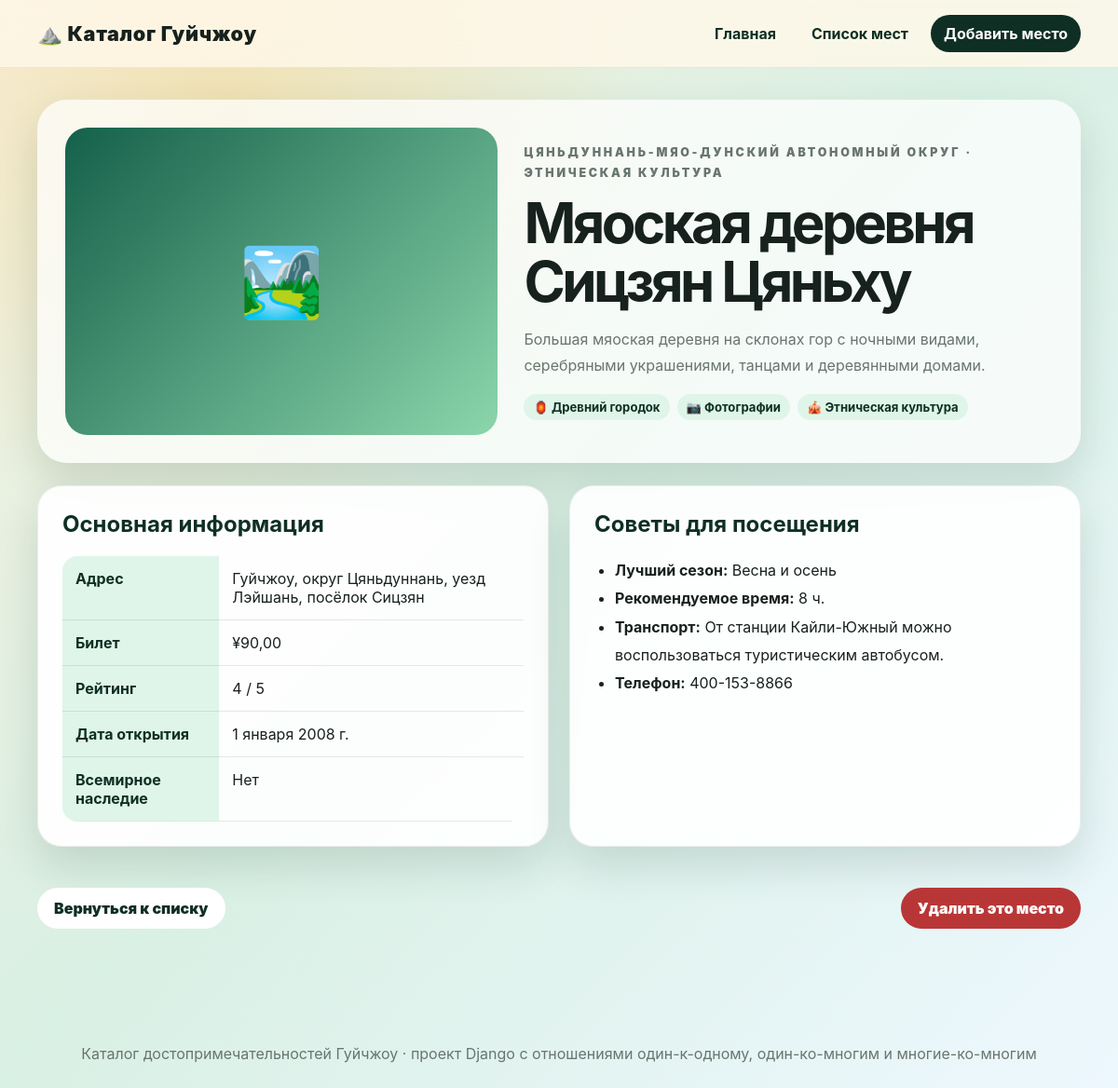
Page /spots/8/ on the committed database.
### catalog/models.py (models this page shows, shortened)
class ScenicSpot(models.Model):
    class Category(models.TextChoices):
        NATURE = "nature", "Природный ландшафт"
        CULTURE = "culture", "Исторический городок"
        WATERFALL = "waterfall", "Водопады и ущелья"
        CAVE = "cave", "Пещеры и карст"
        ETHNIC = "ethnic", "Этническая культура"
    name = models.CharField("Название достопримечательности", max_length=120)
    region = models.ForeignKey(
        Region,
        verbose_name="Район",
        related_name="spots",
        on_delete=models.PROTECT,
    )
    features = models.ManyToManyField(
        Feature,
        verbose_name="Особенности",
        related_name="spots",
        blank=True,
    )
    category = models.CharField("Тип достопримечательности", max_length=20, choices=Category.choices)
    short_description = models.TextField("Краткое описание")
    address = models.CharField("Адрес", max_length=180)
    ticket_price = models.DecimalField("Цена билета", max_digits=7, decimal_places=2)
    rating = models.PositiveSmallIntegerField(
        "Рейтинг рекомендации",
        validators=[MinValueValidator(1), MaxValueValidator(5)],
        help_text="Оценка от 1 до 5",
    )
    opening_date = models.DateField("Дата открытия/создания")
    is_world_heritage = models.BooleanField("Объект Всемирного наследия", default=False)
    image_url = models.URLField("Ссылка на изображение", blank=True)
    created_at = models.DateTimeField("Дата добавления", auto_now_add=True)
    class Meta:
        verbose_name = "Достопримечательность"
        verbose_name_plural = "Достопримечательности"
        ordering = ["region__name", "name"]

class Region(models.Model):
    name = models.CharField("Название района", max_length=80, unique=True)
    description = models.TextField("Описание района", blank=True)
    class Meta:
        verbose_name = "Район"
        verbose_name_plural = "Районы"
        ordering = ["name"]

class Feature(models.Model):
    name = models.CharField("Название особенности", max_length=50, unique=True)
    icon = models.CharField("Иконка", max_length=8, default="✨")
    class Meta:
        verbose_name = "Особенность"
        verbose_name_plural = "Особенности"
        ordering = ["name"]

class SpotProfile(models.Model):
    spot = models.OneToOneField(
        ScenicSpot,
        verbose_name="Достопримечательность",
        related_name="profile",
        on_delete=models.CASCADE,
    )
    best_season = models.CharField("Лучший сезон для поездки", max_length=80)
    suggested_hours = models.PositiveSmallIntegerField("Рекомендуемое время посещения, часы", default=3)
    transport_tips = models.TextField("Советы по транспорту")
    official_phone = models.CharField("Телефон для справок", max_length=30, blank=True)
    class Meta:
        verbose_name = "Дополнительная информация"
        verbose_name_plural = "Дополнительная информация"

### catalog/views.py (the view)
# urls.py: path("spots/<int:pk>/", views.SpotDetailView.as_view(), name="spot_detail"),
class SpotDetailView(DetailView):
    model = ScenicSpot
    template_name = "catalog/spot_detail.html"
    context_object_name = "spot"
    queryset = ScenicSpot.objects.select_related("region", "profile").prefetch_related("features")

### catalog/templates/catalog/spot_detail.html (shortened to what this page needs)
{% extends "catalog/base.html" %}
{% block content %}
<article class="detail-layout">
    <section class="detail-hero">
        {% if spot.image_url %}
            <img src="{{ spot.image_url }}" alt="Изображение: {{ spot.name }}">
        {% else %}
            <div class="detail-placeholder">🏞️</div>
        {% endif %}
        <div>
            <p class="eyebrow">{{ spot.region.name }} · {{ spot.get_category_display }}</p>
            <h1>{{ spot.name }}</h1>
            <p>{{ spot.short_description }}</p>
            <div class="tag-row">
                {% for feature in spot.features.all %}
                    <span>{{ feature.icon }} {{ feature.name }}</span>
                {% endfor %}
            </div>
        </div>
    </section>
    <section class="info-grid">
        <div class="info-block">
            <h2>Основная информация</h2>
            <table>
                <tr><th>Адрес</th><td>{{ spot.address }}</td></tr>
                <tr><th>Билет</th><td>¥{{ spot.ticket_price }}</td></tr>
                <tr><th>Рейтинг</th><td>{{ spot.rating }} / 5</td></tr>
                <tr><th>Дата открытия</th><td>{{ spot.opening_date }}</td></tr>
                <tr><th>Всемирное наследие</th><td>{% if spot.is_world_heritage %}Да{% else %}Нет{% endif %}</td></tr>
            </table>
        </div>
        <div class="info-block">
            <h2>Советы для посещения</h2>
            {% if spot.profile %}
                <ul class="tips-list">
                    <li><strong>Лучший сезон:</strong> {{ spot.profile.best_season }}</li>
                    <li><strong>Рекомендуемое время:</strong> {{ spot.profile.suggested_hours }} ч.</li>
                    <li><strong>Транспорт:</strong> {{ spot.profile.transport_tips }}</li>
                    {% if spot.profile.official_phone %}
                        <li><strong>Телефон:</strong> {{ spot.profile.official_phone }}</li>
                    {% endif %}
                </ul>
            {% else %}
                <p>Дополнительной информации пока нет.</p>
            {% endif %}
        </div>
    </section>
    <div class="danger-zone">
        <a class="button secondary" href="{% url 'spot_list' %}">Вернуться к списку</a>
        <a class="button danger" href="{% url 'spot_delete' spot.pk %}">Удалить это место</a>
    </div>
</article>
{% endblock %}

### catalog/static/catalog/css/styles.css (style rules this page uses)
:root { --green-900: #0f2f24; --green-700: #1d6048; --green-500: #2f9b72; --mint: #dff5e9; --gold: #f4b942; --cream: #fff8ea; --ink: #17211d; --muted: #69756f; --card: rgba(255, 255, 255, 0.92); --shadow: 0 20px 45px rgba(15, 47, 36, 0.14); }
* { box-sizing: border-box; }
body { margin: 0; min-height: 100vh; color: var(--ink); font-family: "Inter", "Segoe UI", "Arial", sans-serif; background: radial-gradient(circle at 20% 10%, rgba(244, 185, 66, 0.28), transparent 28rem), linear-gradient(135deg, #f7f1de 0%, #d9f0e4 48%, #eef8ff 100%); }
a { color: inherit; text-decoration: none; }
.hero h1, .page-title h1, .detail-hero h1, .confirm-box h1 { margin: 0; font-size: clamp(2.2rem, 5vw, 4.7rem); line-height: 1.05; letter-spacing: -0.06em; }
.eyebrow { margin: 0 0 10px; color: var(--gold); font-size: 0.78rem; font-weight: 900; letter-spacing: 0.22em; text-transform: uppercase; }
.hero-actions, .form-actions, .danger-zone, .confirm-box form { display: flex; gap: 12px; flex-wrap: wrap; align-items: center; }
.button { display: inline-flex; justify-content: center; align-items: center; min-height: 44px; padding: 0 18px; border: 0; border-radius: 999px; font-weight: 900; cursor: pointer; transition: transform 0.2s ease, box-shadow 0.2s ease; }
.secondary, .ghost { background: white; color: var(--green-900); }
.danger { background: #b93636; color: white; }
.stats-grid, .card-grid, .info-grid { display: grid; gap: 22px; }
.stats-grid article, .spot-card, .info-block, .spot-form, .filter-panel, .confirm-box { background: var(--card); border: 1px solid rgba(15, 47, 36, 0.08); border-radius: 26px; box-shadow: var(--shadow); }
.spot-placeholder, .detail-placeholder { display: grid; place-items: center; font-size: 4.5rem; background: linear-gradient(135deg, #15604a, #8bd6ab); }
.tag-row { display: flex; flex-wrap: wrap; gap: 8px; }
.tag-row span { padding: 6px 10px; border-radius: 999px; background: var(--mint); color: var(--green-900); font-size: 0.82rem; font-weight: 700; }
.detail-layout { display: grid; gap: 24px; }
.detail-hero { display: grid; grid-template-columns: minmax(280px, 0.9fr) minmax(0, 1.1fr); gap: 28px; align-items: center; padding: 30px; border-radius: 32px; background: rgba(255, 255, 255, 0.72); box-shadow: var(--shadow); }
.detail-hero img, .detail-placeholder { width: 100%; min-height: 330px; object-fit: cover; border-radius: 24px; }
.detail-hero p { line-height: 1.8; color: var(--muted); }
.info-grid { grid-template-columns: 1fr 1fr; }
.info-block { padding: 26px; }
.info-block h2 { margin-top: 0; color: var(--green-900); }
table { width: 100%; border-collapse: collapse; overflow: hidden; border-radius: 16px; }
th, td { padding: 14px; border-bottom: 1px solid rgba(15, 47, 36, 0.1); text-align: left; vertical-align: top; }
th { width: 34%; background: var(--mint); color: var(--green-900); }
.tips-list { margin: 0; padding-left: 22px; line-height: 1.9; }
.danger-zone { justify-content: space-between; padding: 20px 0; }

### rows in the picture
ScenicSpot: region.name "ЦЯНЬДУННАНЬ-МЯО-ДУНСКИЙ АВТОНОМНЫЙ ОКРУГ", category "ЭТНИЧЕСКАЯ КУЛЬТУРА", name "Мяоская деревня Сицзян Цяньху", short_description "Большая мяоская деревня на склонах гор с ночными видами, серебряными украшениями, танцами и деревянными домами.", address "Гуйчжоу, округ Цяньдуннань, уезд Лэйшань, посёлок Сицзян", ticket_price "90,00", rating "4", opening_date "1 января 2008 г.", profile.best_season "Весна и осень", profile.suggested_hours "8", profile.transport_tips "От станции Кайли-Южный можно воспользоваться туристическим автобусом.", profile.official_phone "400-153-8866"
Feature: icon "🏮", name "Древний городок"
Feature: icon "📷", name "Фотографии"
Feature: icon "🎪", name "Этническая культура"
